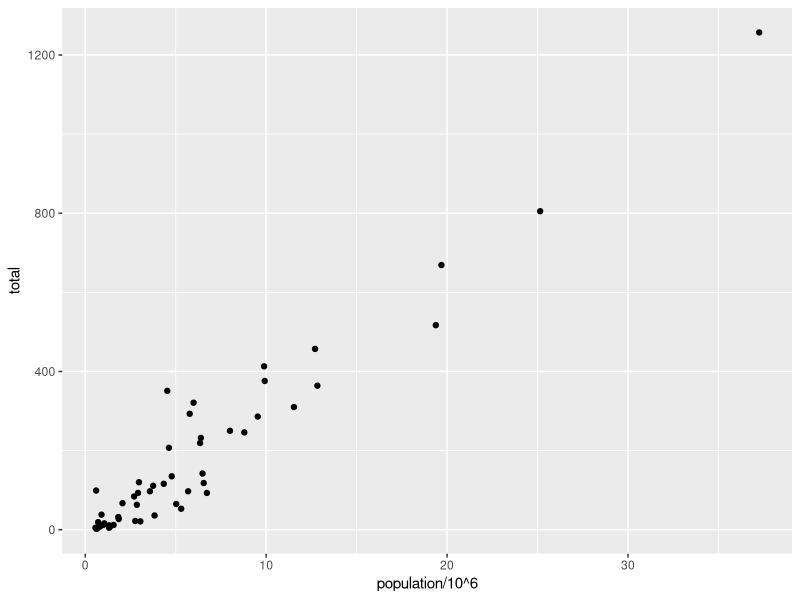
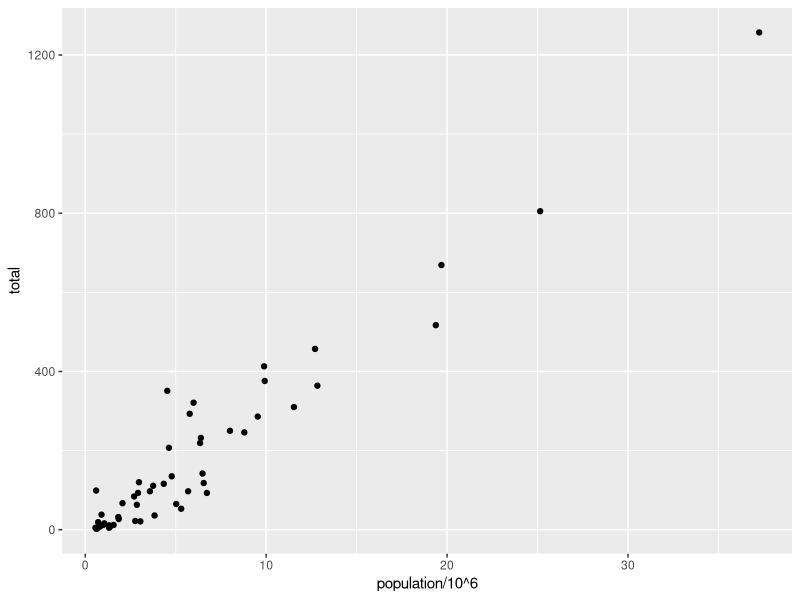
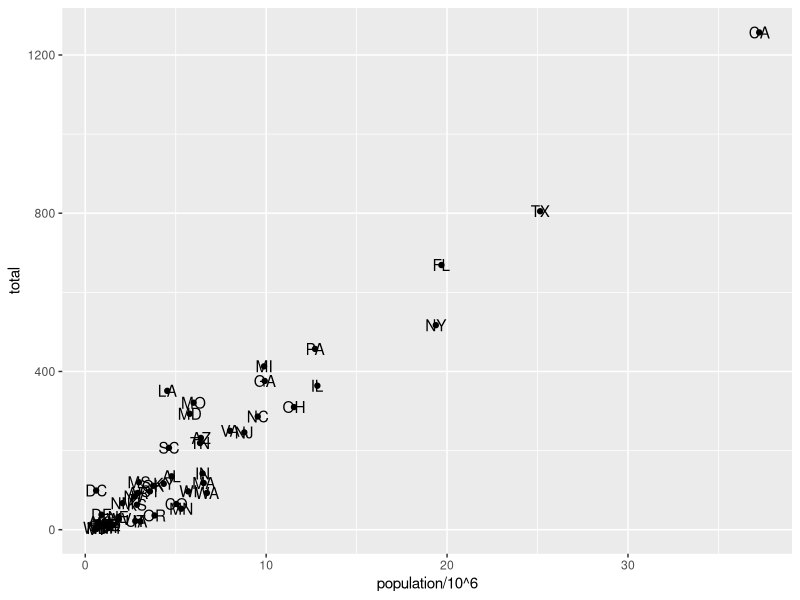
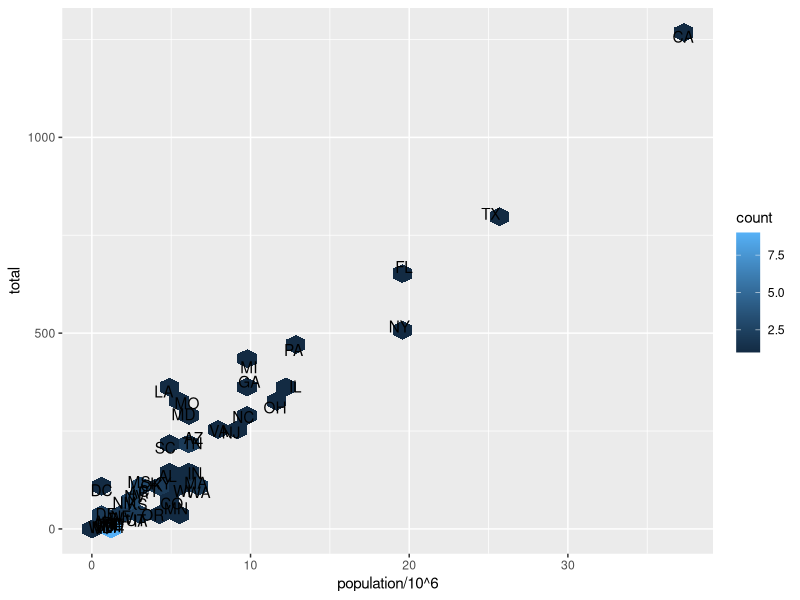

These charts were generated, in order, by the following R code:
library(tidyverse)
library(dslabs)
data(murders)
# geom_point will give scatter plot
# aes for asthetics mapping
# plot murder totals vs population in millions
murders %>% ggplot() +  geom_point(aes(x = population/10^6, y = total))

# add points layer to predefined ggplot object
p <- ggplot(data = murders)
p + geom_point(aes(population/10^6, total))

# add text layer to scatterplot
# in the following aes accesses population, total, abb from the data ggplot has been initiated with
p + geom_point(aes(population/10^6, total)) +
  geom_text(aes(population/10^6, total, label = abb))

p + geom_hex(aes(population/10^6, total)) +
  geom_text(aes(population/10^6, total, label = abb))
